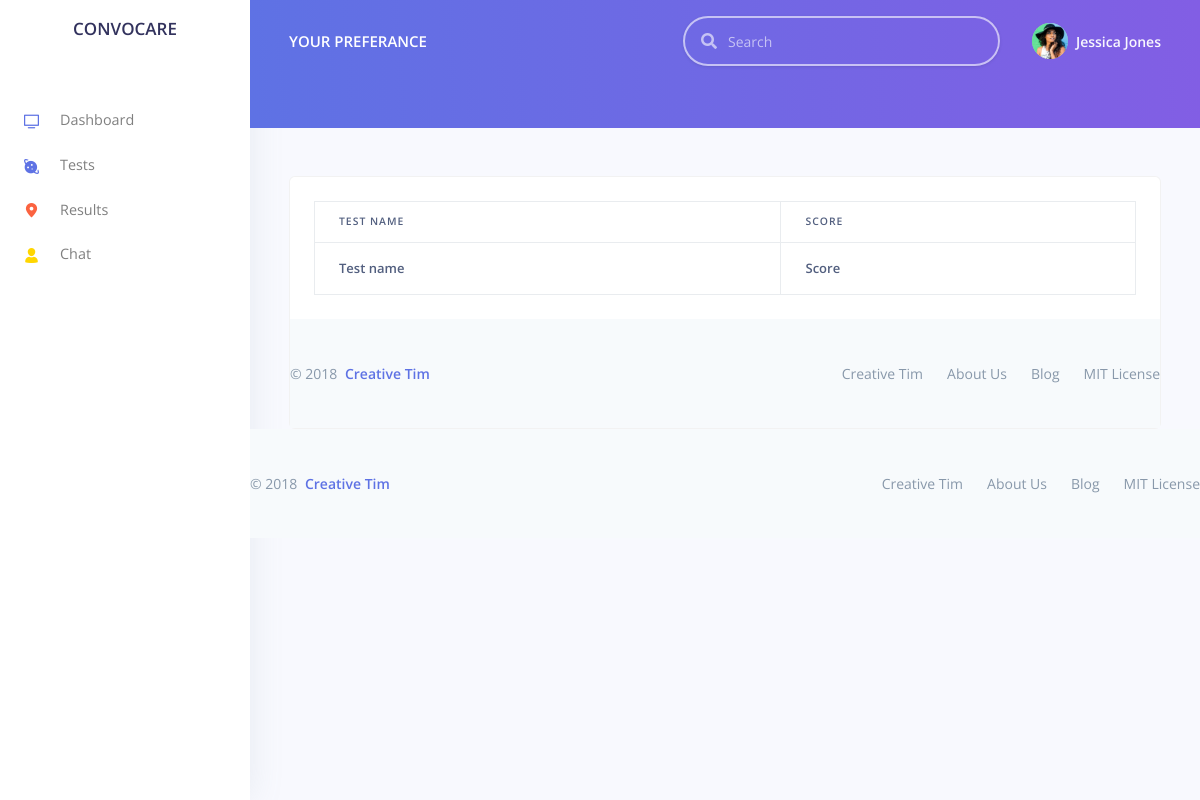
The app's page /pages/user/manage-results.php (signed in), older data.
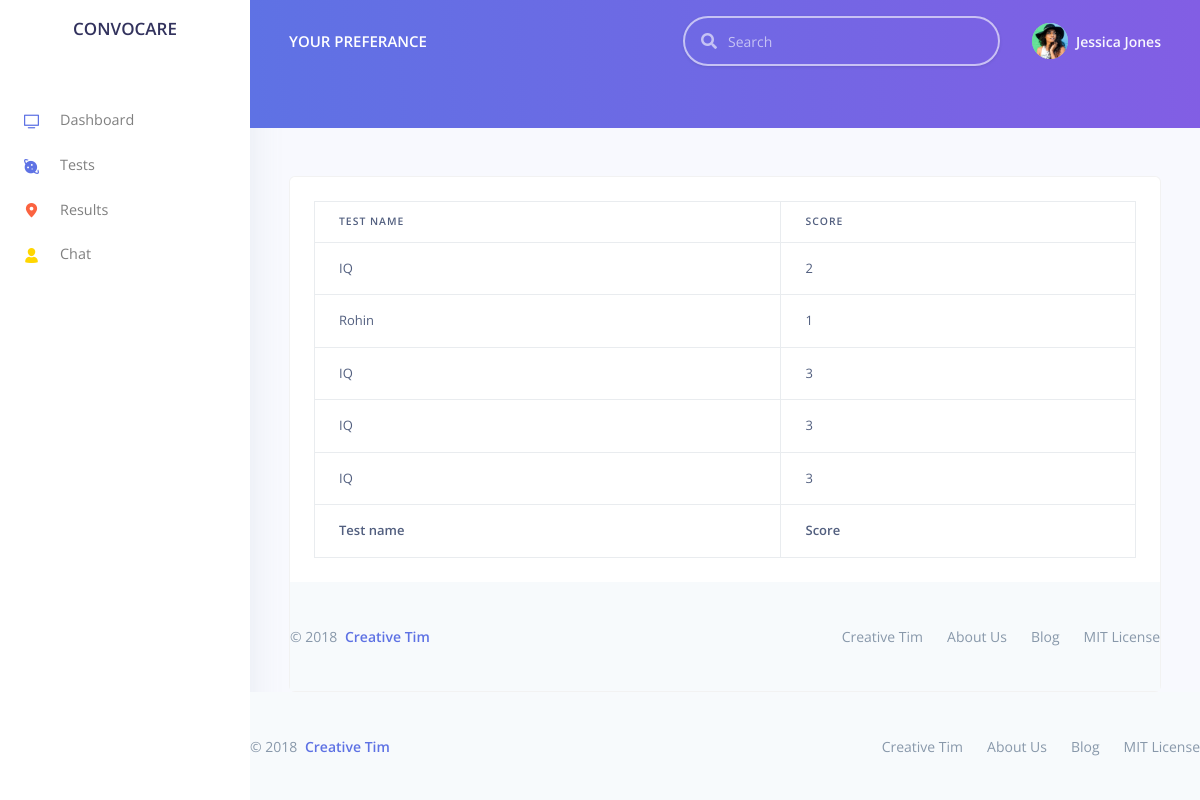
The same page, newer data.
### tables this page shows
CREATE TABLE `user_test` (
  `user_test_id` int(11) NOT NULL,
  `user_id` int(11) NOT NULL,
  `test_id` int(11) NOT NULL,
  `score` int(11) DEFAULT NULL
);

CREATE TABLE `test` (
  `test_id` int(11) NOT NULL,
  `test_name` varchar(255) NOT NULL,
  `test_description` varchar(255) NOT NULL,
  `is_active` int(2) NOT NULL
);

### pages/user/manage-results.php (the view, shortened to what this page needs)
<!DOCTYPE html>
<html lang="en">
<?php
include ("../../includes/db.php");
if (isset($_SESSION['id']))
{
    $user_id = $_SESSION['id'];
}
else
{
    header('Location:../error.php');
}
?>
<head>
    <link href="../../assets/js/plugins/nucleo/css/nucleo.css" rel="stylesheet" />
    <link href="../../assets/js/plugins/@fortawesome/fontawesome-free/css/all.min.css" rel="stylesheet" />
    <link href="../../assets/css/argon-dashboard.css?v=1.1.0" rel="stylesheet" />
</head>
<body class="">
<nav class="navbar navbar-vertical fixed-left navbar-expand-md navbar-light bg-white" id="sidenav-main">
    <div class="container-fluid">
        <a class="navbar-brand pt-0" href="user-index.php">
            <h3 class="navbar-brand-img" alt="...">CONVOCARE</h3>
        </a>
        <div class="collapse navbar-collapse" id="sidenav-collapse-main">
            <ul class="navbar-nav">
                <li class="nav-item" class=" active">
                <a class=" nav-link " href="user-index.php"> <i class="ni ni-tv-2 text-primary"></i> Dashboard
                </a>
                </li>
                <li class="nav-item">
                    <a class="nav-link " href="test.php">
                        <i class="ni ni-planet text-blue"></i>Tests
                    </a>
                </li>
                <li class="nav-item">
                    <a class="nav-link " href="result.php">
                        <i class="ni ni-pin-3 text-orange"></i>Results
                    </a>
                </li>
                <li class="nav-item">
                    <a class="nav-link " href="chat.php">
                        <i class="ni ni-single-02 text-yellow"></i>Chat
                    </a>
                </li>
            </ul>
        </div>
    </div>
</nav>
<div class="main-content">
    <nav class="navbar navbar-top navbar-expand-md navbar-dark" id="navbar-main">
        <div class="container-fluid">
            <a class="h4 mb-0 text-white text-uppercase d-none d-lg-inline-block" href="user-index.php">Your Preferance</a>
            <form class="navbar-search navbar-search-dark form-inline mr-3 d-none d-md-flex ml-lg-auto">
                <div class="form-group mb-0">
                    <div class="input-group input-group-alternative">
                        <div class="input-group-prepend">
                            <span class="input-group-text"><i class="fas fa-search"></i></span>
                        </div>
                        <input class="form-control" placeholder="Search" type="text">
                    </div>
                </div>
            </form>
            <ul class="navbar-nav align-items-center d-none d-md-flex">
                <li class="nav-item dropdown">
                    <a class="nav-link pr-0" href="#" role="button" data-toggle="dropdown" aria-haspopup="true" aria-expanded="false">
                        <div class="media align-items-center">
                <span class="avatar avatar-sm rounded-circle">
                  <img alt="Image placeholder" src="../../assets/img/theme/team-4-800x800.jpg">
                </span>
                            <div class="media-body ml-2 d-none d-lg-block">
                                <span class="mb-0 text-sm  font-weight-bold">Jessica Jones</span>
                            </div>
                        </div>
                    </a>
                </li>
            </ul>
        </div>
    </nav>
    <div class="header bg-gradient-primary pb--1 pt-5 pt-md-8" style="height: 10px">
    </div>
    <div class="container-fluid mt-5 ">
        <div class="card">
            <div class="card-body">
                <div class="table-responsive">
                    <table class="table table-bordered" id="dataTable" width="100%" cellspacing="0">
                        <thead>
                        <tr>
                            <th>Test name</th>
                            <th>Score</th>
                        </tr>
                        </thead>
                        <tfoot>
                        <tr>
                            <th>Test name</th>
                            <th>Score</th>
                        </tr>
                        </tfoot>
                        <tbody>
                        <?php
                        $sql = "SELECT `test_id`, `score` FROM `user_test` WHERE user_id = $user_id";
                        $result = mysqli_query($dbc, $sql);
                        while($row = mysqli_fetch_assoc($result)) {
                            $test_id = $row['test_id'];
                            $res = mysqli_query($dbc, "SELECT test_name FROM test WHERE test_id = $test_id");
                            $rw = mysqli_fetch_assoc($res);
                            $test_name = $rw['test_name'];
                            $score = $row['score'];
                            echo "<tr>";
                            echo "<td>$test_name</td>";
                            echo "<td>$score</td>";
                            echo "</tr>";
                        }
                        ?>
                        </tbody>
                    </table>
                </div>
            </div>
            <footer class="footer">
                <div class="row align-items-center justify-content-xl-between">
                    <div class="col-xl-6">
                        <div class="copyright text-center text-xl-left text-muted">
                            &copy; 2018 <a href="https://www.creative-tim.com" class="font-weight-bold ml-1" target="_blank">Creative Tim</a>
                        </div>
                    </div>
                    <div class="col-xl-6">
                        <ul class="nav nav-footer justify-content-center justify-content-xl-end">
                            <li class="nav-item">
                                <a href="https://www.creative-tim.com" class="nav-link" target="_blank">Creative Tim</a>
                            </li>
                            <li class="nav-item">
                                <a href="https://www.creative-tim.com/presentation" class="nav-link" target="_blank">About Us</a>
                            </li>
                            <li class="nav-item">
                                <a href="http://blog.creative-tim.com" class="nav-link" target="_blank">Blog</a>
                            </li>
                            <li class="nav-item">
                                <a href="https://github.com/creativetimofficial/argon-dashboard/blob/master/LICENSE.md" class="nav-link" target="_blank">MIT License</a>
                            </li>
                        </ul>
                    </div>
                </div>
            </footer>
        </div>
    </div>
        <footer class="footer">
            <div class="row align-items-center justify-content-xl-between">
                <div class="col-xl-6">
                    <div class="copyright text-center text-xl-left text-muted">
                        &copy; 2018 <a href="https://www.creative-tim.com" class="font-weight-bold ml-1" target="_blank">Creative Tim</a>
                    </div>
                </div>
                <div class="col-xl-6">
                    <ul class="nav nav-footer justify-content-center justify-content-xl-end">
                        <li class="nav-item">
                            <a href="https://www.creative-tim.com" class="nav-link" target="_blank">Creative Tim</a>
                        </li>
                        <li class="nav-item">
                            <a href="https://www.creative-tim.com/presentation" class="nav-link" target="_blank">About Us</a>
                        </li>
                        <li class="nav-item">
                            <a href="http://blog.creative-tim.com" class="nav-link" target="_blank">Blog</a>
                        </li>
                        <li class="nav-item">
                            <a href="https://github.com/creativetimofficial/argon-dashboard/blob/master/LICENSE.md" class="nav-link" target="_blank">MIT License</a>
                        </li>
                    </ul>
                </div>
            </div>
        </footer>
    </div>
</body>
</html>

Row changes from the older to the newer data that the page shows:
added user_test: test.test_name "IQ", score "2"
added user_test: test.test_name "Rohin", score "1"
added user_test: test.test_name "IQ", score "3"
added user_test: test.test_name "IQ", score "3"
added user_test: test.test_name "IQ", score "3"
